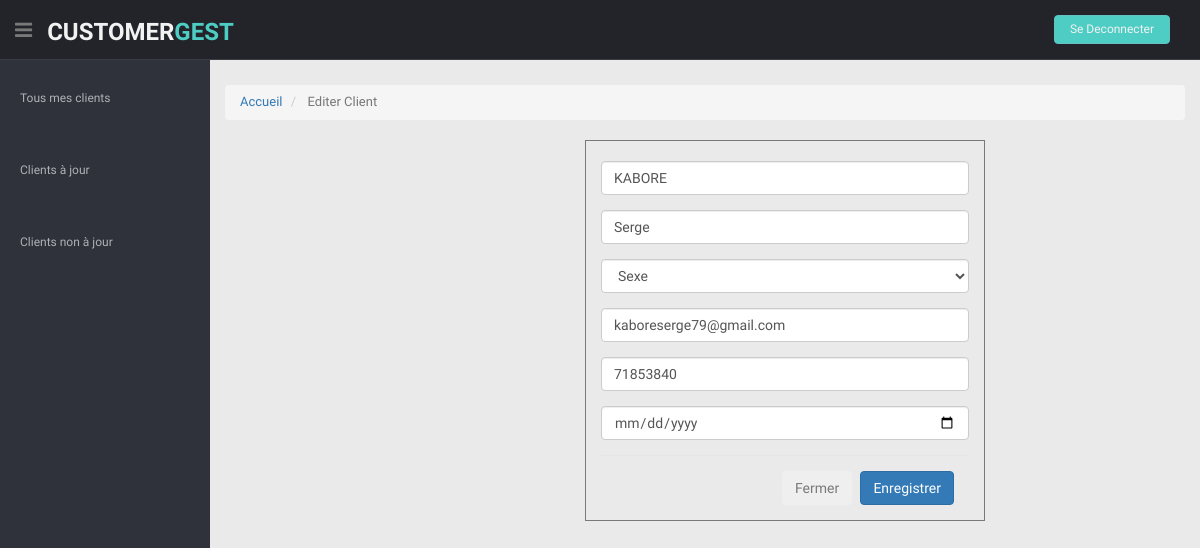
The app's page /edit/60 with its own data.
### gestionClient/models/client.py (models this page shows, shortened)
class Client(models.Model):
    nom_cl = models.CharField(max_length=100)
    prenom_cl = models.CharField(max_length=100)
    email_cl = models.EmailField()
    sexe_cl = models.CharField(max_length=50)
    phone_cl = models.CharField(max_length=50)
    statut_cl = models.BooleanField(default=False)
    date = models.CharField(max_length=100)

### gestionClient/views/home.py (the view)
# urls.py: path('edit/<int:id>', home.editCustomer, name='edit'),
def editCustomer(request, id):
    data = {}
    clientById = Client.objects.get(pk=id)
    data['clientById'] = clientById
    return render(request, 'edit.html', data)

### gestionClient/templates/edit.html (shortened to what this page needs)
{% extends "base.html" %}
{% block PageTitle %}
    Editer Client
{% endblock %}
{% block Content%}
<div class="col-md-6">
    <div class="container" style="width: 400px; margin-left: 360px; border: 1px solid;">
            <form method="POST" action="/update/{{clientById.id}}">
                <div class="form-group mx-sm-2 mb-2" style="margin-top: 20px;">
                    <input type="text" name="nom" value="{{clientById.nom_cl}}" class="form-control" placeholder="Nom">
                </div>
                <div class="form-group mx-sm-2 mb-2">
                    <input type="text" name="prenom" class="form-control" value="{{clientById.prenom_cl}}" placeholder="Prénom(s)">
                </div>
                <div class="form-group">
                    <select class="form-control" name="sexe">
                        <option selected>Sexe</option>
                    </select>
                </div>
                <div class="form-group mx-sm-2 mb-2">
                    <input type="text" name="email" class="form-control" value="{{clientById.email_cl}}" placeholder="Email">
                </div>
                <div class="form-group mx-sm-2 mb-2">
                    <input type="text" name="contact" value="{{clientById.phone_cl}}" class="form-control" placeholder="Téléphone">
                </div>
                <div class="form-group">
                    <input type="date" class="form-control form-control-sm" name="date">
                </div>
                <div class="modal-footer">
                    <button type="button" class="btn btn-secondary" data-dismiss="modal">Fermer</button>
                    <button type="button btn-submit" name="saveBtn" id="saveBtn" class="btn btn-primary">Enregistrer</button>
                </div>
            </form>
        </div>
    </div>
</div>
{%endblock%}

### records on screen
Client: nom "KABORE", prenom "Serge", email "kaboreserge79@gmail.com", contact "71853840"
